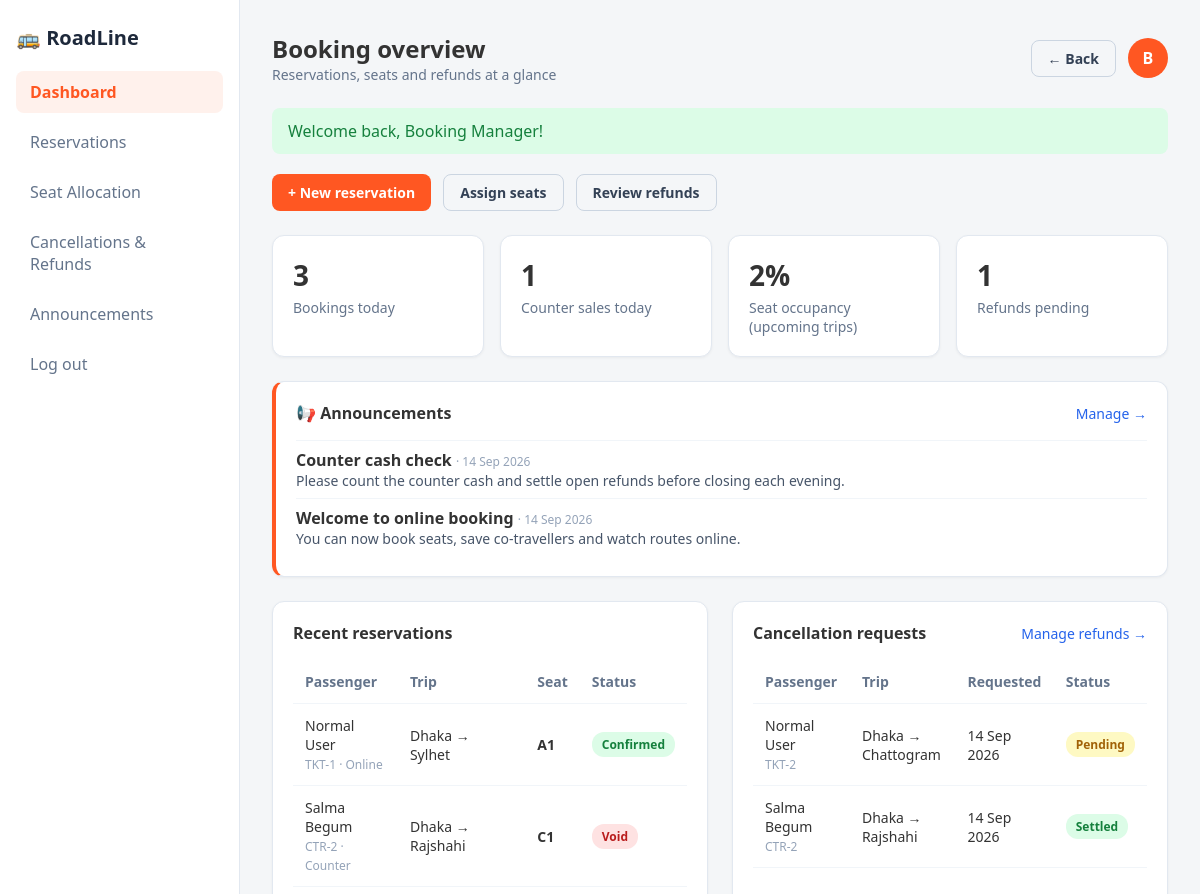
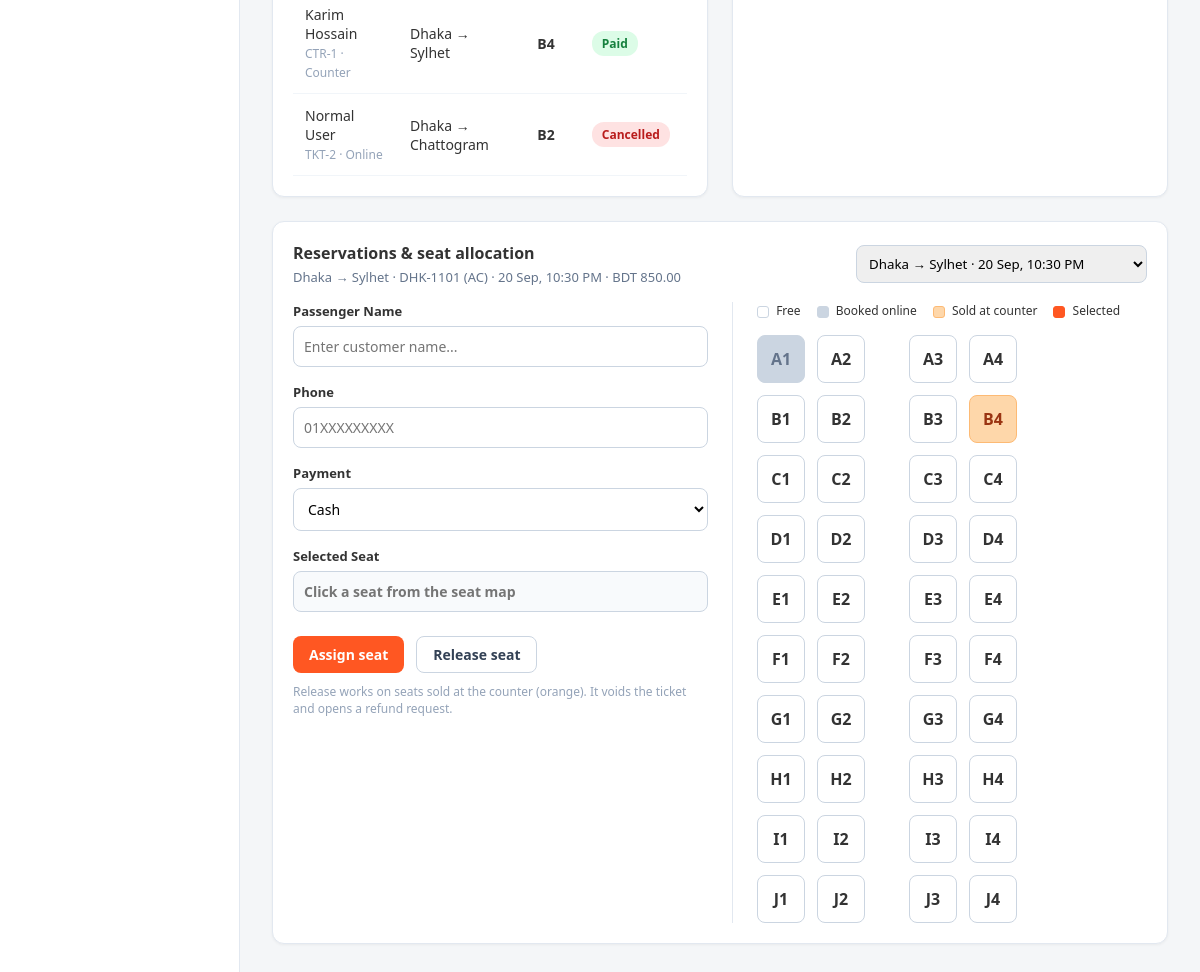
Screenshot of /controllers/ManagerControllerT.php?action=dashboard (signed in) with the database file from the repository (2 pictures, top to bottom).
### tables this page shows
CREATE TABLE IF NOT EXISTS announcements (
	id           INT AUTO_INCREMENT PRIMARY KEY,
	created_by   INT NOT NULL,
	title        VARCHAR(150) NOT NULL,
	body         TEXT NOT NULL,
	audience     ENUM('All','User','Admin','Manager') NOT NULL DEFAULT 'All',
	publish_from DATE NOT NULL,
	publish_to   DATE NOT NULL,
	is_active    TINYINT(1) NOT NULL DEFAULT 1,
	created_at   DATETIME NOT NULL DEFAULT CURRENT_TIMESTAMP,
	FOREIGN KEY (created_by) REFERENCES users(id)
);

CREATE TABLE IF NOT EXISTS refunds (
	id            INT AUTO_INCREMENT PRIMARY KEY,
	booking_ref   VARCHAR(40) NOT NULL,
	cancel_reason VARCHAR(255) NOT NULL,
	ticket_amount DECIMAL(10,2) NOT NULL,
	deduction     DECIMAL(10,2) NOT NULL DEFAULT 0,
	refund_amount DECIMAL(10,2) NOT NULL,
	method        ENUM('Cash','bKash','Nagad','Card','Bank Transfer') NOT NULL DEFAULT 'bKash',
	status        ENUM('Pending','Approved','Rejected','Settled') NOT NULL DEFAULT 'Pending',
	requested_at  DATETIME NOT NULL DEFAULT CURRENT_TIMESTAMP,
	processed_by  INT DEFAULT NULL,
	processed_at  DATETIME DEFAULT NULL,
	KEY idx_booking_ref (booking_ref),
	FOREIGN KEY (processed_by) REFERENCES users(id) ON DELETE SET NULL
);

CREATE TABLE IF NOT EXISTS schedules (
	id             INT AUTO_INCREMENT PRIMARY KEY,
	bus_id         INT NOT NULL,
	route_id       INT NOT NULL,
	travel_date    DATE NOT NULL,
	departure_time TIME NOT NULL,
	arrival_time   TIME NOT NULL,
	fare           DECIMAL(10,2) NOT NULL,
	status         ENUM('Active','Inactive') NOT NULL DEFAULT 'Active',
	created_at     DATETIME NOT NULL DEFAULT CURRENT_TIMESTAMP,
	FOREIGN KEY (bus_id)   REFERENCES buses(id),
	FOREIGN KEY (route_id) REFERENCES routes(id)
);

CREATE TABLE IF NOT EXISTS routes (
	id           INT AUTO_INCREMENT PRIMARY KEY,
	origin       VARCHAR(80) NOT NULL,
	destination  VARCHAR(80) NOT NULL,
	distance_km  DECIMAL(8,2) NOT NULL,
	est_duration VARCHAR(30) NOT NULL,
	status       ENUM('Active','Inactive') NOT NULL DEFAULT 'Active',
	created_at   DATETIME NOT NULL DEFAULT CURRENT_TIMESTAMP
);

CREATE TABLE IF NOT EXISTS buses (
	id            INT AUTO_INCREMENT PRIMARY KEY,
	bus_number    VARCHAR(30) NOT NULL UNIQUE,
	type          VARCHAR(30) NOT NULL,
	seat_capacity INT NOT NULL,
	layout        VARCHAR(20) NOT NULL,
	status        ENUM('Active','Inactive') NOT NULL DEFAULT 'Active',
	created_at    DATETIME NOT NULL DEFAULT CURRENT_TIMESTAMP
);

### views/bookingmgr/dashboard.php (the view, shortened to what the rows shown need)
<!DOCTYPE html>
<html lang="en">
<head>
</head>
<body>
	<div class="main-content">
		<div class="header-bar">
			<div>
				<h2>Booking overview</h2>
			</div>
		</div>
		<?php if (!empty($announcements)): ?>
			<div class="card" style="margin-bottom: 24px; border-left: 4px solid #ff5722;">
				<?php foreach ($announcements as $note): ?>
					<div style="padding: 8px 0; border-top: 1px solid #f1f5f9;">
						<strong><?= htmlspecialchars($note['title']) ?></strong>
						<span class="muted"> · <?= date('d M Y', strtotime($note['created_at'])) ?></span>
						<div style="font-size: 14px; color: #475569; white-space: pre-line;"><?= htmlspecialchars($note['body']) ?></div>
					</div>
				<?php endforeach; ?>
			</div>
		<?php endif; ?>
		<div class="two-column">
			<div class="card" id="reservations">
				<?php if ($reservations): ?>
					<div class="table-wrap">
						<table>
							<thead>
								<tr><th>Passenger</th><th>Trip</th><th>Seat</th><th>Status</th></tr>
							</thead>
						</table>
					</div>
				<?php else: ?>
					<p class="empty">No reservations yet.</p>
				<?php endif; ?>
			</div>
			<div class="card">
				<?php if ($refunds): ?>
					<div class="table-wrap">
						<table>
							<thead>
								<tr><th>Passenger</th><th>Trip</th><th>Requested</th><th>Status</th></tr>
							</thead>
							<tbody>
								<?php foreach ($refunds as $row): ?>
								<tr>
									<td><?= htmlspecialchars($row['customer'] ?? '-') ?><br><span class="muted"><?= htmlspecialchars($row['booking_ref']) ?></span></td>
									<td><?= htmlspecialchars(($row['origin'] ?? '-') . ' → ' . ($row['destination'] ?? '-')) ?></td>
									<td><?= date('d M Y', strtotime($row['requested_at'])) ?></td>
									<td><span class="badge <?= managerBadge($row['status']) ?>"><?= htmlspecialchars($row['status']) ?></span></td>
								</tr>
								<?php endforeach; ?>
							</tbody>
						</table>
					</div>
				<?php else: ?>
					<p class="empty">No refund requests.</p>
				<?php endif; ?>
			</div>
		</div>
		<div class="card" id="seatmap-section">
			<div class="panel-header">
				<div>
					<span class="panel-title">Reservations & seat allocation</span>
					<?php if ($schedule): ?>
						<p style="color: #64748b; font-size: 13px; margin-top: 4px;">
							<?= htmlspecialchars($schedule['origin']) ?> → <?= htmlspecialchars($schedule['destination']) ?>
							· <?= htmlspecialchars($schedule['bus_number']) ?> (<?= htmlspecialchars($schedule['bus_type']) ?>)
							· <?= date('d M, h:i A', strtotime($schedule['travel_date'] . ' ' . $schedule['departure_time'])) ?>
							· BDT <?= number_format((float) $schedule['fare'], 2) ?>
						</p>
					<?php endif; ?>
				</div>
			</div>
		</div>
	</div>
</body>
</html>

### rows the page displays
announcements: title "Counter cash check", created_at "14 Sep 2026", body "Please count the counter cash and settle open refunds before closing each evening."
announcements: title "Welcome to online booking", created_at "14 Sep 2026", body "You can now book seats, save co-travellers and watch routes online."
refunds: customer "Normal User", booking_ref "TKT-2", destination "Dhaka → Chattogram", requested_at "14 Sep 2026", status "Pending"
refunds: customer "Salma Begum", booking_ref "CTR-2", destination "Dhaka → Rajshahi", requested_at "14 Sep 2026", status "Settled"
schedules: route.origin "Dhaka", route.destination "Sylhet", bus.bus_number "DHK-1101", bus.type "AC", travel_date+departure_time "20 Sep, 10:30 PM", fare "850.00"

### other values shown
substr($userName, 0, 1) "B"
$_SESSION['flash_success'] "Welcome back, Booking Manager!"
$stats['bookings_today'] "3"
$stats['counter_today'] "1"
$stats['occupancy'] "2"
$stats['pending_refunds'] "1"
$row['customer'] "Normal User"
$row['ref'] "TKT-1"
$row['channel'] "Online"
$row['origin'] "Dhaka"
$row['destination'] "Sylhet"
$row['seat_no'] "A1"
$row['status'] "Confirmed"
$row['customer'] "Salma Begum"
$row['ref'] "CTR-2"
